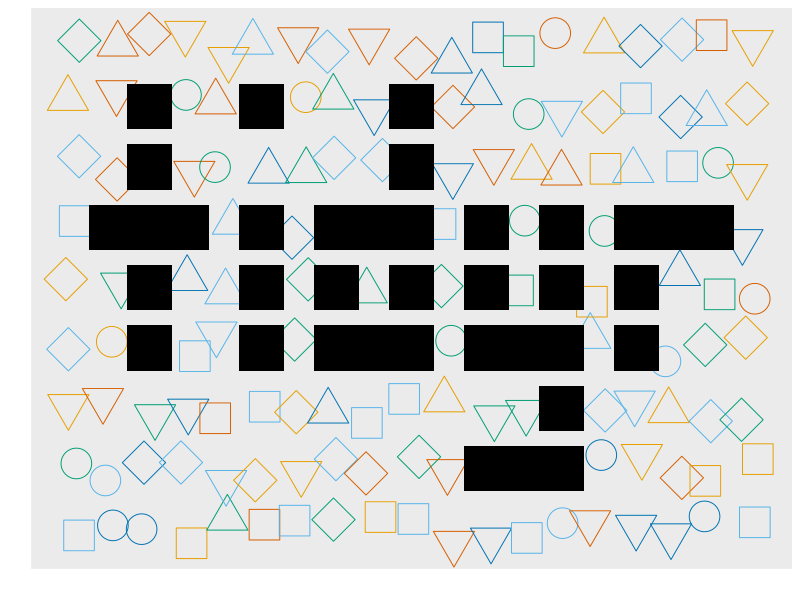

Write the R code that produced this figure.
# This script constructs a graph representing a design concept for the R package tidyr
# tidyr is a package that helps analysts transform mishapen data in a "tidy" format ready for analysis and visualization
# The logo reflects the goal of tidyr by forming the word tidyr with uniform shapes of the same color amid a field of randomly plotted shapes rndomly colored

# Load libraries
library("ggplot2")

# Set the range of the xy plane
xRange <- 19
yRange <- 9

# Generate x and y values for the xy plane for each column-row intersection
xValues <- rep(1:xRange, yRange)
yValues <- rep(1:yRange, each = xRange)

# Create a data frame with the x and y values where on row contains a coordinate for a column-row intersection in the plane
logoPlane <- data.frame(xValue = xValues, yValue = yValues)

# Generate x and y values for the xy plane for each column-row intersections that create "tidyr" 
logoXValues <- c(2,3,3,3,3,3,4,6,6,6,6,8,8,8,9,9,10,10,10,10,10,12,12,12,12,13,13,14,14,14,14,14,16,16,16,17,18)
logoYValues <- c(6,4,5,6,7,8,6,4,5,6,8,4,5,6,4,6,4,5,6,7,8,2,4,5,6,2,4,2,3,4,5,6,4,5,6,6,6)

# Create a data frame with the x and y values where one row contains a coordinate for a column-row intersection that create "tidyr"
# Create a new column that indicates these rows are used to create the logo
logoPoints <- data.frame(xValue = logoXValues, yValue = logoYValues, isLogoCoordinate = TRUE)

# Merge the plane and point data frames so that each coordiante that is used in word is distinguidhed from the general plane
logoPlane <- merge(x = logoPlane, y = logoPoints, by = c("xValue","yValue"), all = TRUE)
# Set the values of rows that are not used in the word from NA to FALSE
logoPlane$isLogoCoordinate[is.na(logoPlane$isLogoCoordinate)] <- FALSE

# Set the color and shape codes used for the plane coordinates
logoPlaneColor <- c("#E69F00", "#56B4E9", "#009E73", "#0072B2", "#D55E00")
logoPlaneShape <- c(0,1,2,5,6)

# Add color and shape columns to the plane data frame. Randomly set color and shape values using the colors and shapes previous selected 
logoPlane$logoColor <- sapply(1:(xRange * yRange), function(x) sample(logoPlaneColor,1))
logoPlane$logoShape <- sapply(1:(xRange * yRange), function(x) sample(logoPlaneShape,1))

# Set the color and shape of the word coordinates to a specific color and a specific shape not previous set in the color and shape sets
logoPlane$logoColor[which(logoPlane$isLogoCoordinate == TRUE)] <- "#000000" 
logoPlane$logoShape[which(logoPlane$isLogoCoordinate == TRUE)] <- 15

# Construct the plot so that the color and shape of each coodinate is set from the assigned values in the data frame. Additionally, make the letter coordinate shapes bigger than the plane shapes.
tidyrLogo <- ggplot() +
  scale_y_continuous(name="") +
  scale_x_continuous(name="") +
  scale_shape_identity() +
  scale_colour_identity() +
  geom_point(data=logoPlane[which(logoPlane$isLogoCoordinate == FALSE),], mapping=aes(x=xValue, y=yValue, shape=logoShape, color=logoColor), size=10, position=position_jitter(width = 0.25, height = 0.25)) +
  geom_point(data=logoPlane[which(logoPlane$isLogoCoordinate == TRUE),], mapping=aes(x=xValue, y=yValue, shape=logoShape, color=logoColor), size=15)

# Remove almost all plot area elements and return the plot
tidyrLogo + theme(panel.grid.major = element_blank(), panel.grid.minor = element_blank(), axis.text = element_blank(), axis.ticks = element_blank())
